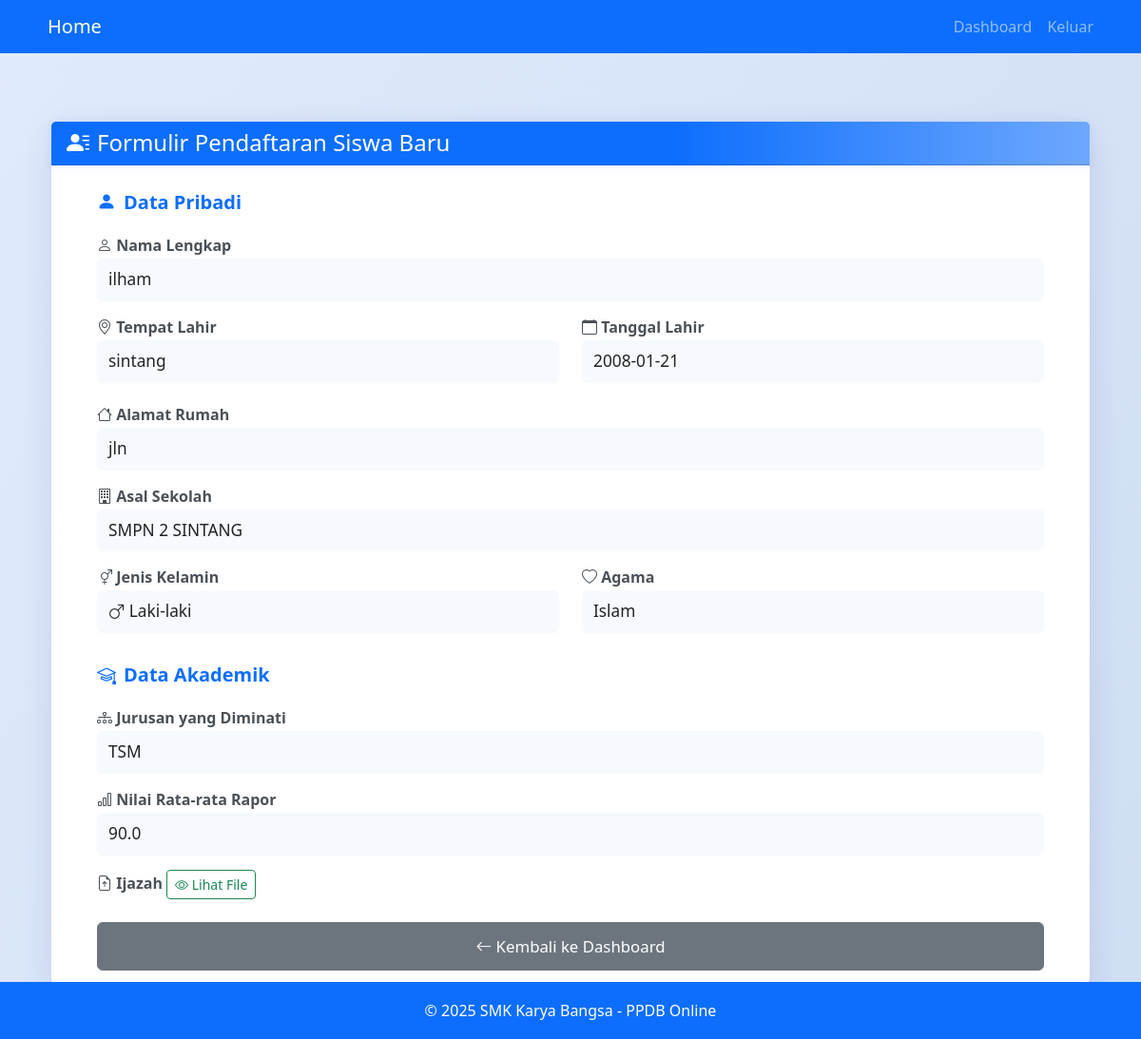
Page /formulir/view/2 (signed in) on the committed database.
### app/models.py (models this page shows)
class Formulir(db.Model):
    id = db.Column(db.Integer, primary_key=True)
    user_id = db.Column(db.Integer, db.ForeignKey('user.id'), nullable=False)
    nama = db.Column(db.String(100), nullable=False)
    tempat_lahir = db.Column(db.String(100), nullable=False)
    tanggal_lahir = db.Column(db.Date, nullable=False)
    alamat = db.Column(db.String(200), nullable=False)
    asal_sekolah = db.Column(db.String(100), nullable=False)
    kelamin = db.Column(db.String(1), nullable=False)  # 'L' atau 'P'
    agama = db.Column(db.String(20), nullable=False)
    jurusan = db.Column(db.String(10), nullable=False)
    nilai_rata = db.Column(db.Float, default=0.0)
    status = db.Column(db.String(20), default='pending')  # Add this line
    ijazah_filename = db.Column(db.String(200))  # nama file ijazah yang diupload
    created_at = db.Column(db.DateTime, server_default=db.func.now())
    updated_at = db.Column(db.DateTime, server_default=db.func.now(), server_onupdate=db.func.now())

### app/routes/auth.py (the view)
@auth.route('/formulir/view/<int:user_id>')
@login_required
def view_formulir(user_id=None):
    if user_id and current_user.role == 'admin':
        formulir = Formulir.query.filter_by(user_id=user_id).first_or_404()
    else:
        formulir = current_user.formulir
        if not formulir:
            flash('Anda belum mengisi formulir', 'warning')
            return redirect(url_for('auth.formulir'))
    return render_template('auth/view_formulir.html', data=formulir)

### app/__init__.py (called while the page is built)
@login_manager.user_loader
def load_user(user_id):
    return User.query.get(int(user_id))

### app/templates/auth/view_formulir.html (shortened to what this page needs)
{% extends "base.html" %}
{% block content %}
<link rel="stylesheet" href="https://cdn.jsdelivr.net/npm/bootstrap-icons@1.11.3/font/bootstrap-icons.css">
<div class="container mt-5 mb-5">
    <div class="card formulir">
        <div class="card-header text-white">
            <h4 class="mb-0"><i class="bi bi-person-lines-fill me-2"></i>Formulir Pendaftaran Siswa Baru</h4>
        </div>
        <div class="card-body px-md-5 py-4">
            <div class="mb-4">
                <div class="section-title"><i class="bi bi-person-fill"></i> Data Pribadi</div>
                <div class="mb-3">
                    <label class="form-label"><i class="bi bi-person"></i> Nama Lengkap</label>
                    <div class="form-control-plaintext">{{ data.nama }}</div>
                </div>
                <div class="row mb-3">
                    <div class="col-md-6">
                        <label class="form-label"><i class="bi bi-geo-alt"></i> Tempat Lahir</label>
                        <div class="form-control-plaintext">{{ data.tempat_lahir }}</div>
                    </div>
                    <div class="col-md-6">
                        <label class="form-label"><i class="bi bi-calendar"></i> Tanggal Lahir</label>
                        <div class="form-control-plaintext">{{ data.tanggal_lahir }}</div>
                    </div>
                </div>
                <div class="mb-3">
                    <label class="form-label"><i class="bi bi-house"></i> Alamat Rumah</label>
                    <div class="form-control-plaintext">{{ data.alamat }}</div>
                </div>
                <div class="mb-3">
                    <label class="form-label"><i class="bi bi-building"></i> Asal Sekolah</label>
                    <div class="form-control-plaintext">{{ data.asal_sekolah }}</div>
                </div>
                <div class="row mb-3">
                    <div class="col-md-6">
                        <label class="form-label"><i class="bi bi-gender-ambiguous"></i> Jenis Kelamin</label>
                        <div class="form-control-plaintext">
                            {% if data.kelamin == 'L' %}
                                <i class="bi bi-gender-male"></i> Laki-laki
                            {% elif data.kelamin == 'P' %}
                                <i class="bi bi-gender-female"></i> Perempuan
                            {% else %}
                                {{ data.kelamin }}
                            {% endif %}
                        </div>
                    </div>
                    <div class="col-md-6">
                        <label class="form-label"><i class="bi bi-heart"></i> Agama</label>
                        <div class="form-control-plaintext">{{ data.agama }}</div>
                    </div>
                </div>
            </div>
            <div class="mb-4">
                <div class="section-title"><i class="bi bi-mortarboard"></i> Data Akademik</div>
                <div class="mb-3">
                    <label class="form-label"><i class="bi bi-diagram-3"></i> Jurusan yang Diminati</label>
                    <div class="form-control-plaintext">
                        {% if data.jurusan == 'RPL' %}
                            <i class="bi bi-code-slash"></i> Rekayasa Perangkat Lunak
                        {% elif data.jurusan == 'TKJ' %}
                            <i class="bi bi-gear"></i> Teknik Sepeda Motor
                        {% elif data.jurusan == 'MM' %}
                            <i class="bi bi-building"></i> Hotel
                        {% else %}
                            {{ data.jurusan }}
                        {% endif %}
                    </div>
                </div>
                <div class="mb-3">
                    <label class="form-label"><i class="bi bi-bar-chart"></i> Nilai Rata-rata Rapor</label>
                    <div class="form-control-plaintext">{{ data.nilai_rata }}</div>
                </div>
                <div class="mb-3">
                    <label class="form-label"><i class="bi bi-file-earmark-arrow-up"></i> Ijazah</label>
                    {% if data.ijazah_filename %}
                        <a href="{{ url_for('static', filename='uploads/' ~ data.ijazah_filename) }}" target="_blank" class="btn btn-outline-success btn-sm">
                            <i class="bi bi-eye"></i> Lihat File
                        </a>
                    {% endif %}
                </div>
            </div>
            <div class="d-grid gap-2">
                <a href="{{ url_for('auth.dashboard') }}" class="btn btn-secondary"><i class="bi bi-arrow-left"></i> Kembali ke Dashboard</a>
            </div>
        </div>
    </div>
</div>
{% endblock %}

### app/templates/auth/view_formulir.html (style rules this page uses)
body { background: linear-gradient(120deg, #e0eafc 0%, #cfdef3 100%); }
.card.formulir { border-radius: 18px; box-shadow: 0 8px 32px 0 rgba(31, 38, 135, 0.12); border: none; margin-bottom: 40px; }
.card-header { border-radius: 18px 18px 0 0; background: linear-gradient(90deg, #0d6efd 60%, #6ea8fe 100%); box-shadow: 0 2px 8px rgba(13,110,253,0.08); }
.section-title { font-size: 1.25rem; font-weight: 700; color: #0d6efd; margin-bottom: 18px; display: flex; align-items: center; gap: 8px; }
.form-label { font-weight: 600; color: #495057; margin-bottom: 2px; }
.form-control-plaintext { font-size: 1.08rem; color: #222; background: #f6faff; border-radius: 6px; padding: 8px 12px; margin-bottom: 6px; box-shadow: 0 1px 2px rgba(0,0,0,0.03); }
.d-grid .btn { font-size: 1.05em; padding: 0.7em 0; }

### app/templates/base.html (style rules this page uses)
html { position: relative; min-height: 100%; }
body { margin: 0; padding: 0; min-height: 100vh; display: flex; flex-direction: column; }

### rows in the picture
Formulir: nama "ilham", tempat_lahir "sintang", tanggal_lahir "2008-01-21", alamat "jln", asal_sekolah "SMPN 2 SINTANG", agama "Islam", jurusan "TSM", nilai_rata "90.0"
